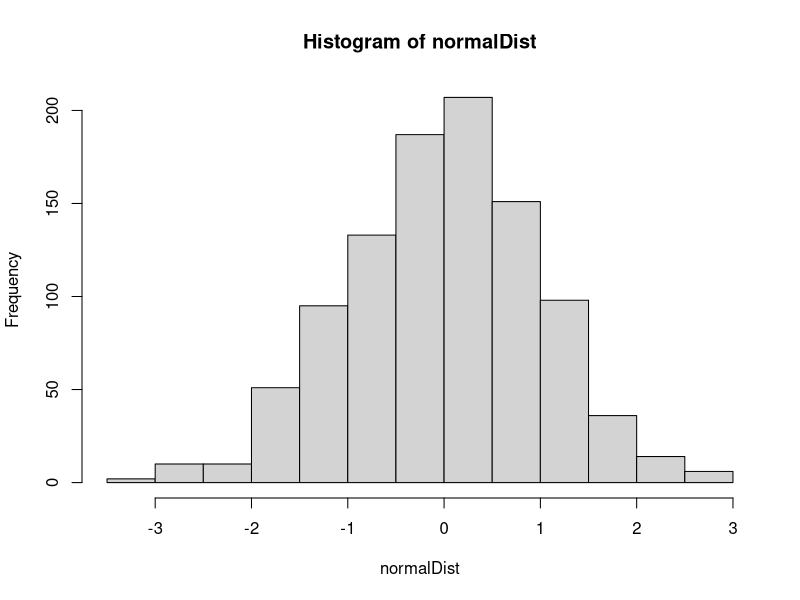
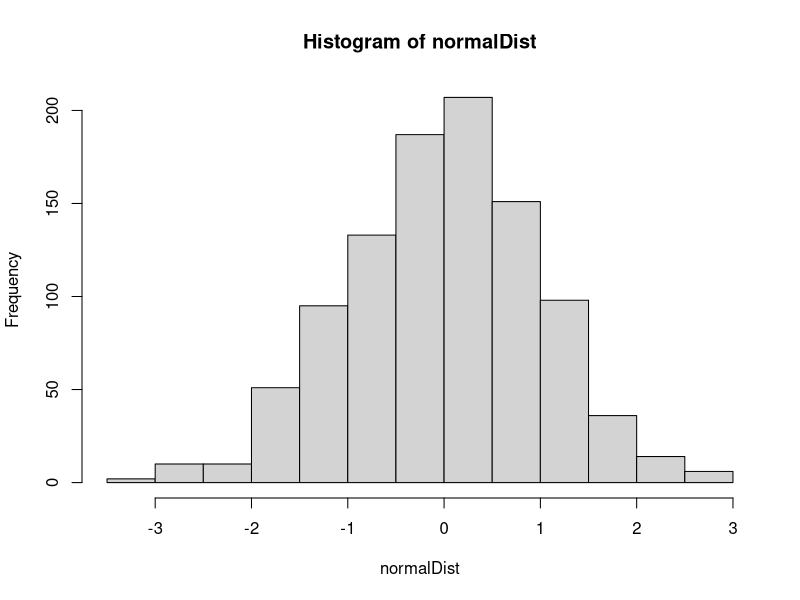
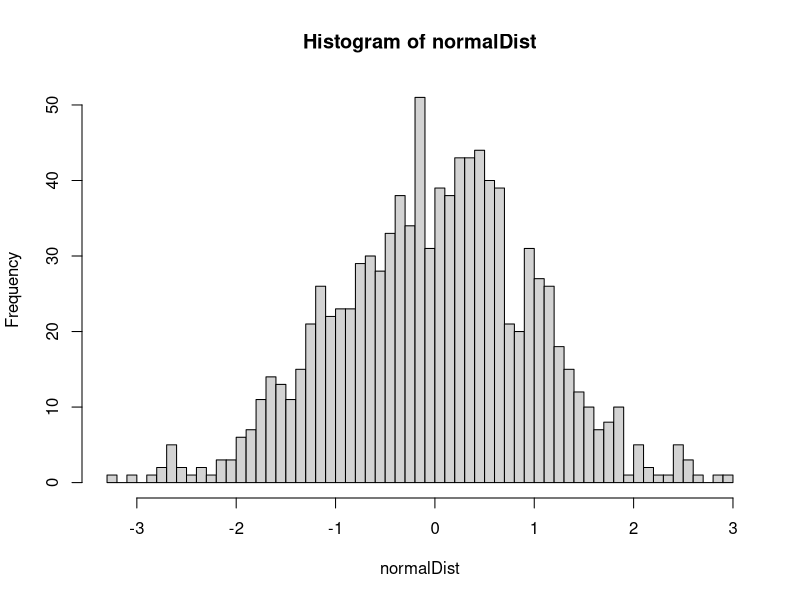
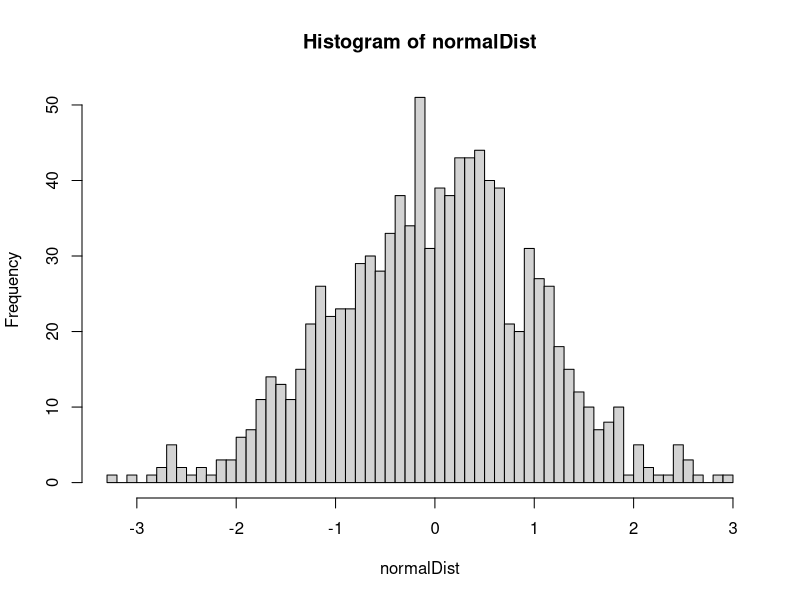
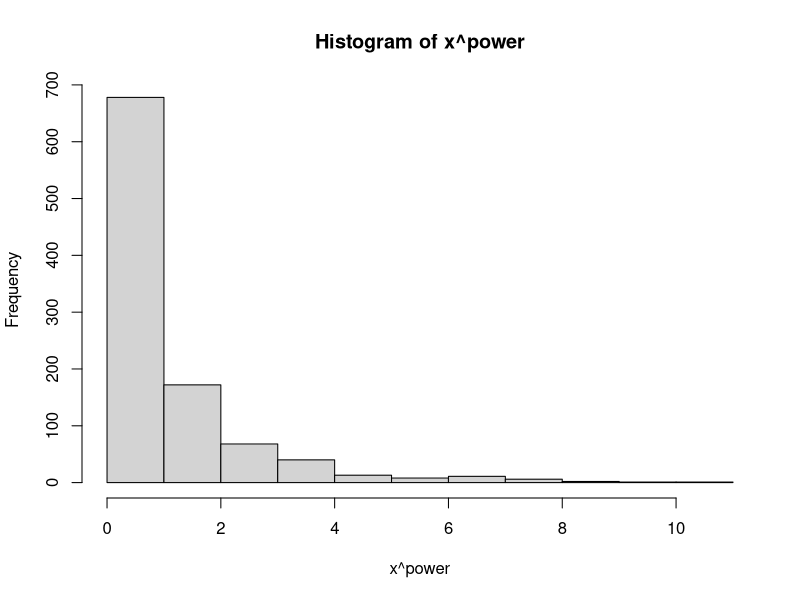

Generate these figures, in order, with R:
## ---- chunk 1
#*********************************
## Version Check
#********************************* 
R.version

## ---- chunk 2
#*********************************
## Libraries
#********************************* 
# library(dpylr)
# library(ggplot2)

## ---- chunk 3
#*********************************
## 1.0 Call for Normal Distribution
#********************************* 

normalDist <- rnorm(1000, 0, 1)
mean(normalDist)
hist(normalDist)

nrmDSTplot1 <- hist(normalDist)
nrmDSTplot1

#if curious about function histogram
# ?hist

# --- Exploring Histogram Function

# hist(x, ...)
# Usage for the Funct

#if an argument specified with an = sign it's mandatory supply
# if an argument has a default value with an equals sign, you the user, don't have to enter it/supply it


# hist(x, breaks = "Sturges",
#      freq = NULL, probability = !freq,
#      include.lowest = TRUE, right = TRUE,
#      density = NULL, angle = 45, col = NULL, border = NULL,
#      main = paste("Histogram of" , xname),
#      xlim = range(breaks), ylim = NULL,
#      xlab = xname, ylab,
#      axes = TRUE, plot = TRUE, labels = FALSE,
#      nclass = NULL, warn.unused = TRUE, ...)


# Exploring a default value 
# hist(x, breaks = "Sturges",

hist(normalDist, breaks = 50)

nrmDSTplot2 <- hist(normalDist, breaks = 50)
nrmDSTplot2

## ---- chunk 4
#*********************************
## 2.0 Hello Function
#********************************* 
#
# Functions don't have to take arguments
# They can return a value whenever they are called 

# # HELLO FUNCTION ' ' ' ' ' ' ' '
sayhello <- function() {
"hello"
  }
  # we have created a function that needs no arguments

sayhello

sayhello()

## ---- chunk 5
#*********************************
## 3.0 Hello Function- with outputs
#********************************* 
#

# # Saying HELLO FUNCTION ' ' ' ' '
sayinghello <- function(name){
  paste("hello", name)
}

greet <- sayinghello("Kate")
# call the greet object
greet



## ---- chunk 6
#*********************************
##  4.0 Function with Special Arguments
#********************************* 

expo <- function(x, power = 2) {
  hist(x^power)
}
  
# the power = 2 tells r that this is an optional argument 


expo(normalDist)

## ---- chunk 7
#**************E*N*D*************# 
#*********************************
## END OF SCRIPT | END OF DOCUMENT 
#*********************************
